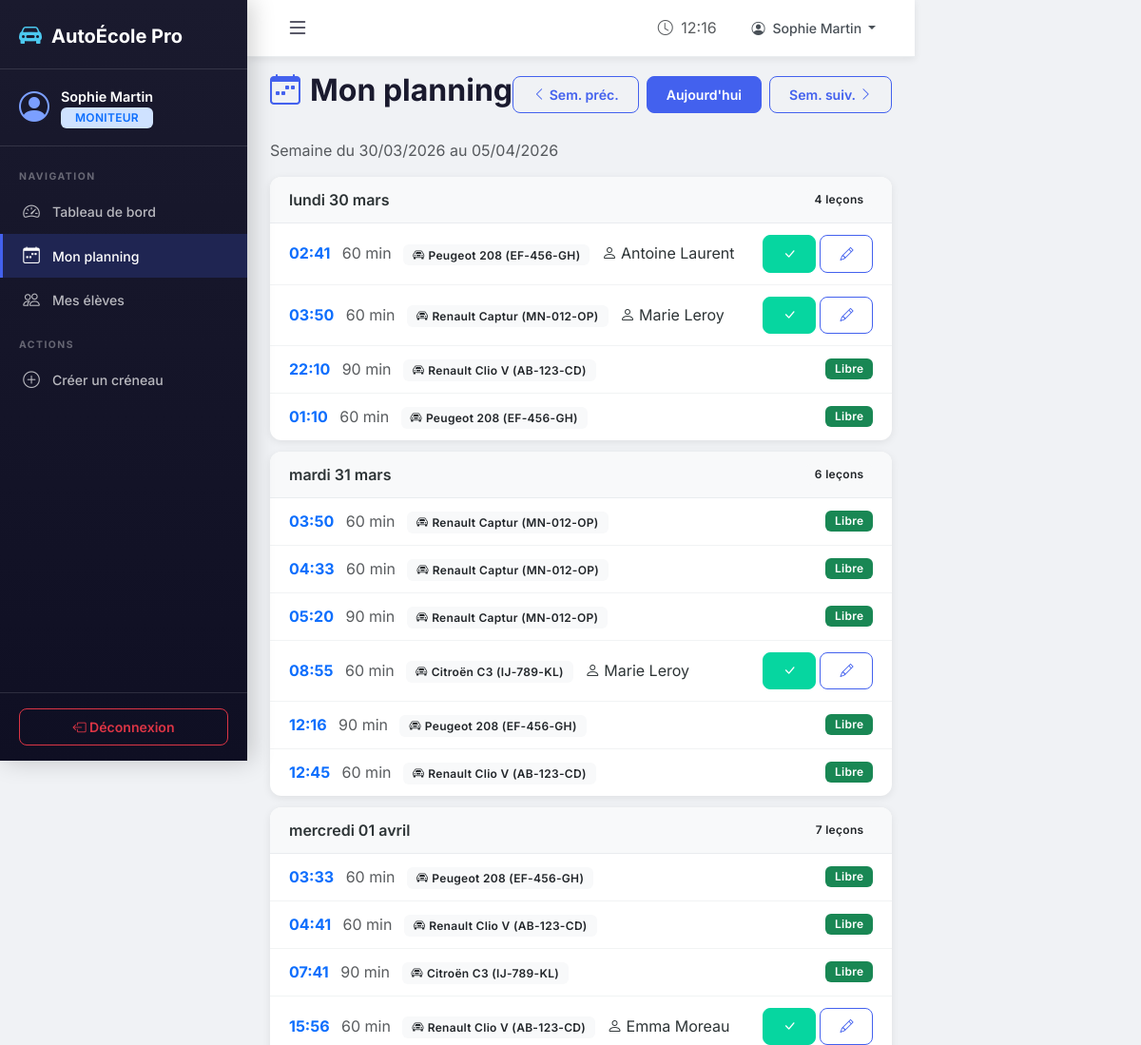
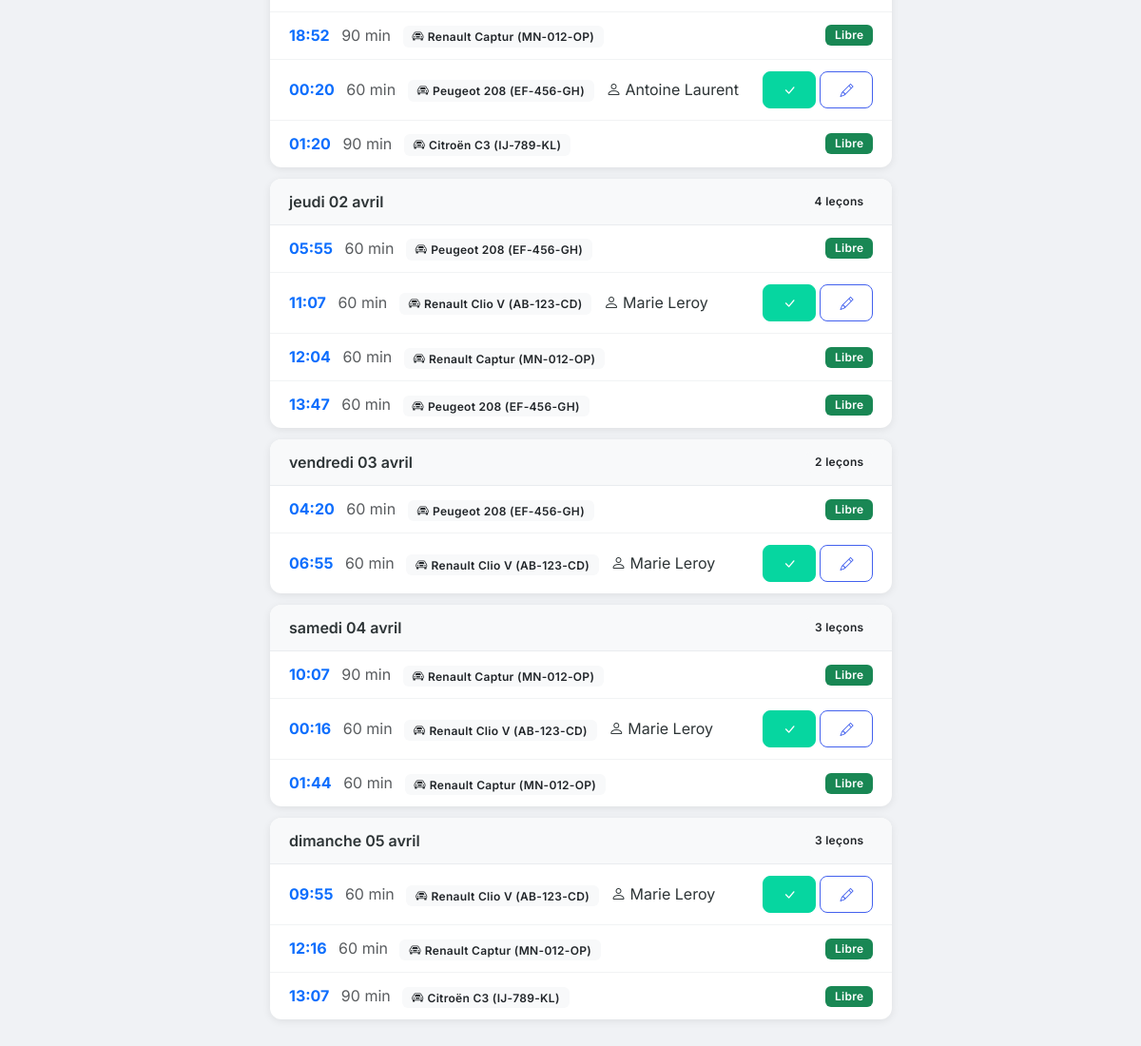
/moniteur/planning/ (signed in), run on the app's committed database (2 pictures, top to bottom).
### ecole/models.py (models this page shows, shortened)
class Lesson(models.Model):
    STATUT_CHOICES = [
        ('disponible', 'Disponible'),
        ('complete', 'Complète'),
        ('effectuee', 'Effectuée'),
        ('annulee', 'Annulée'),
    ]
    moniteur = models.ForeignKey(User, on_delete=models.CASCADE, related_name='lessons_moniteur',
                                  limit_choices_to={'profile__role': 'moniteur'})
    vehicule = models.ForeignKey(Vehicle, on_delete=models.SET_NULL, null=True, blank=True)
    date_heure = models.DateTimeField(verbose_name="Date et heure")
    duree = models.IntegerField(default=60, verbose_name="Durée (minutes)",
                                 help_text="Durée de la leçon en minutes")
    statut = models.CharField(max_length=15, choices=STATUT_CHOICES, default='disponible')
    notes = models.TextField(blank=True, null=True, verbose_name="Notes d'évaluation")
    created_at = models.DateTimeField(auto_now_add=True)
    class Meta:
        verbose_name = "Leçon"
        verbose_name_plural = "Leçons"
        ordering = ['date_heure']

class Vehicle(models.Model):
    immatriculation = models.CharField(max_length=20, unique=True)
    marque = models.CharField(max_length=50)
    modele = models.CharField(max_length=50, verbose_name="Modèle")
    annee = models.IntegerField(verbose_name="Année")
    actif = models.BooleanField(default=True)
    class Meta:
        verbose_name = "Véhicule"
        verbose_name_plural = "Véhicules"
        ordering = ['marque', 'modele']
    def __str__(self):
        return f"{self.marque} {self.modele} ({self.immatriculation})"

class Booking(models.Model):
    STATUT_CHOICES = [
        ('confirmee', 'Confirmée'),
        ('en_attente', 'En attente'),
        ('annulee', 'Annulée'),
    ]
    eleve = models.ForeignKey(User, on_delete=models.CASCADE, related_name='bookings',
                               limit_choices_to={'profile__role': 'eleve'})
    lecon = models.ForeignKey(Lesson, on_delete=models.CASCADE, related_name='bookings')
    date_reservation = models.DateTimeField(auto_now_add=True)
    statut = models.CharField(max_length=15, choices=STATUT_CHOICES, default='confirmee')
    class Meta:
        verbose_name = "Réservation"
        verbose_name_plural = "Réservations"
        ordering = ['-date_reservation']
        unique_together = ['eleve', 'lecon']

### ecole/views.py (the view)
# urls.py: path('moniteur/planning/', views.moniteur_planning, name='moniteur_planning'),
@login_required
@moniteur_required
def moniteur_planning(request):
    today = timezone.now().date()
    week_offset = int(request.GET.get('week', 0))
    week_start = today - timedelta(days=today.weekday()) + timedelta(weeks=week_offset)
    week_end = week_start + timedelta(days=6)
    lecons = Lesson.objects.filter(
        moniteur=request.user,
        date_heure__date__gte=week_start,
        date_heure__date__lte=week_end
    ).select_related('vehicule').prefetch_related('bookings__eleve')
    jours = []
    for i in range(7):
        jour = week_start + timedelta(days=i)
        lecons_jour = [l for l in lecons if l.date_heure.date() == jour]
        jours.append({'date': jour, 'lecons': lecons_jour})
    return render(request, 'moniteur/planning.html', {
        'jours': jours,
        'week_start': week_start,
        'week_end': week_end,
        'week_offset': week_offset,
    })

### ecole/templates/moniteur/planning.html (shortened to what this page needs)
{% extends 'base.html' %}
{% block content %}
<div class="page-header d-flex justify-content-between align-items-center flex-wrap">
    <h2><i class="bi bi-calendar-week"></i> Mon planning</h2>
    <div class="d-flex gap-2">
        <a href="?week={{ week_offset|add:'-1' }}" class="btn btn-outline-primary"><i class="bi bi-chevron-left"></i> Sem. préc.</a>
        <a href="?week=0" class="btn btn-primary">Aujourd'hui</a>
        <a href="?week={{ week_offset|add:'1' }}" class="btn btn-outline-primary">Sem. suiv. <i class="bi bi-chevron-right"></i></a>
    </div>
</div>
<p class="text-muted mb-3">Semaine du {{ week_start|date:"d/m/Y" }} au {{ week_end|date:"d/m/Y" }}</p>
{% for jour in jours %}
<div class="planning-day">
    <div class="planning-day-header {% if jour.date == today %}today{% endif %}">
        <span>{{ jour.date|date:"l d F" }}</span>
        <span class="badge bg-light text-dark">{{ jour.lecons|length }} leçon{{ jour.lecons|length|pluralize:"s" }}</span>
    </div>
    {% if jour.lecons %}
        {% for l in jour.lecons %}
        <div class="planning-lesson">
            <div>
                <span class="fw-bold text-primary me-2">{{ l.date_heure|date:"H:i" }}</span>
                <span class="text-muted">{{ l.duree }} min</span>
                {% if l.vehicule %}<span class="ms-2 badge bg-light text-dark"><i class="bi bi-car-front me-1"></i>{{ l.vehicule }}</span>{% endif %}
                {% for b in l.bookings.all %}
                    {% if b.statut == 'confirmee' %}
                    <span class="ms-2"><i class="bi bi-person me-1"></i>{{ b.eleve.get_full_name }}</span>
                    {% endif %}
                {% endfor %}
            </div>
            <div class="d-flex gap-1">
                {% if l.statut == 'disponible' %}
                <span class="badge bg-success">Libre</span>
                {% elif l.statut == 'complete' %}
                <a href="{% url 'moniteur_marquer_effectuee' l.id %}" class="btn btn-sm btn-success" title="Marquer effectuée"><i class="bi bi-check-lg"></i></a>
                <a href="{% url 'moniteur_notes' l.id %}" class="btn btn-sm btn-outline-primary" title="Notes"><i class="bi bi-pencil"></i></a>
                {% elif l.statut == 'effectuee' %}
                <span class="badge bg-primary">Effectuée</span>
                {% else %}
                <span class="badge bg-danger">Annulée</span>
                {% endif %}
            </div>
        </div>
        {% endfor %}
    {% else %}
    <div class="planning-lesson text-muted text-center"><em>Aucune leçon</em></div>
    {% endif %}
</div>
{% endfor %}
{% endblock %}

### ecole/templates/base.html (shortened to what this page needs)
{% load static %}
<!DOCTYPE html>
<html lang="fr" data-bs-theme="light">
<head>
    <link href="https://cdn.jsdelivr.net/npm/bootstrap@5.3.2/dist/css/bootstrap.min.css" rel="stylesheet">
    <link href="https://cdn.jsdelivr.net/npm/bootstrap-icons@1.11.2/font/bootstrap-icons.css" rel="stylesheet">
    <link href="{% static 'css/style.css' %}" rel="stylesheet">
</head>
<body>
    {% if user.is_authenticated and request.resolver_match.url_name != 'index' %}
    <div class="d-flex" id="wrapper">
        <nav class="sidebar" id="sidebar">
            <div class="sidebar-header">
                <a href="{% url 'index' %}" class="sidebar-brand">
                    <i class="bi bi-car-front-fill"></i>
                    <span>AutoÉcole Pro</span>
                </a>
            </div>
            <div class="sidebar-user">
                <div class="user-avatar">
                    <i class="bi bi-person-circle"></i>
                </div>
                <div class="user-info">
                    <span class="user-name">{{ user.get_full_name|default:user.username }}</span>
                    <span class="user-role badge bg-primary-subtle text-primary">
                        {% if user.profile.role == 'eleve' %}Élève
                        {% elif user.profile.role == 'moniteur' %}Moniteur
                        {% else %}Admin{% endif %}
                    </span>
                </div>
            </div>
            <ul class="sidebar-nav">
                {% if user.profile.role == 'eleve' %}
                <li class="nav-section">NAVIGATION</li>
                <li><a href="{% url 'eleve_dashboard' %}" class="{% if request.resolver_match.url_name == 'eleve_dashboard' %}active{% endif %}"><i class="bi bi-speedometer2"></i> Tableau de bord</a></li>
                <li><a href="{% url 'eleve_lecons' %}" class="{% if request.resolver_match.url_name == 'eleve_lecons' %}active{% endif %}"><i class="bi bi-calendar-plus"></i> Leçons disponibles</a></li>
                <li><a href="{% url 'eleve_reservations' %}" class="{% if request.resolver_match.url_name == 'eleve_reservations' %}active{% endif %}"><i class="bi bi-bookmark-check"></i> Mes réservations</a></li>
                <li><a href="{% url 'eleve_historique' %}" class="{% if request.resolver_match.url_name == 'eleve_historique' %}active{% endif %}"><i class="bi bi-clock-history"></i> Historique</a></li>
                <li><a href="{% url 'eleve_paiements' %}" class="{% if request.resolver_match.url_name == 'eleve_paiements' %}active{% endif %}"><i class="bi bi-credit-card"></i> Paiements</a></li>
                <li class="nav-section">PRÉPARATION</li>
                <li><a href="{% url 'eleve_documents' %}" class="{% if 'documents' in request.resolver_match.url_name %}active{% endif %}"><i class="bi bi-file-earmark-person"></i> Mes documents</a></li>
                <li><a href="{% url 'eleve_cours' %}" class="{% if 'cours' in request.resolver_match.url_name %}active{% endif %}"><i class="bi bi-book"></i> Cours de code</a></li>
                <li><a href="{% url 'eleve_quiz' %}" class="{% if request.resolver_match.url_name == 'eleve_quiz' %}active{% endif %}"><i class="bi bi-question-circle"></i> Quiz Code</a></li>
                <li class="nav-section">COMPTE</li>
                <li><a href="{% url 'eleve_profil' %}" class="{% if request.resolver_match.url_name == 'eleve_profil' %}active{% endif %}"><i class="bi bi-person"></i> Mon profil</a></li>
                {% elif user.profile.role == 'moniteur' %}
                <li class="nav-section">NAVIGATION</li>
                <li><a href="{% url 'moniteur_dashboard' %}" class="{% if request.resolver_match.url_name == 'moniteur_dashboard' %}active{% endif %}"><i class="bi bi-speedometer2"></i> Tableau de bord</a></li>
                <li><a href="{% url 'moniteur_planning' %}" class="{% if request.resolver_match.url_name == 'moniteur_planning' %}active{% endif %}"><i class="bi bi-calendar-week"></i> Mon planning</a></li>
                <li><a href="{% url 'moniteur_eleves' %}" class="{% if request.resolver_match.url_name == 'moniteur_eleves' %}active{% endif %}"><i class="bi bi-people"></i> Mes élèves</a></li>
                <li class="nav-section">ACTIONS</li>
                <li><a href="{% url 'moniteur_creer_lecon' %}" class="{% if request.resolver_match.url_name == 'moniteur_creer_lecon' %}active{% endif %}"><i class="bi bi-plus-circle"></i> Créer un créneau</a></li>
                {% endif %}
            </ul>
            <div class="sidebar-footer">
                <a href="{% url 'deconnexion' %}" class="btn btn-outline-danger btn-sm w-100">
                    <i class="bi bi-box-arrow-left"></i> Déconnexion
                </a>
            </div>
        </nav>
        <div class="main-content" id="main-content">
            <nav class="topbar">
                <button class="btn btn-link sidebar-toggle" id="sidebarToggle">
                    <i class="bi bi-list fs-4"></i>
                </button>
                <div class="topbar-right">
                    <span class="text-muted me-3">
                        <i class="bi bi-clock me-1"></i>
                        <span id="current-time"></span>
                    </span>
                    <div class="dropdown">
                        <button class="btn btn-link dropdown-toggle" data-bs-toggle="dropdown">
                            <i class="bi bi-person-circle me-1"></i>
                            {{ user.get_full_name|default:user.username }}
                        </button>
                    </div>
                </div>
            </nav>
            <div class="container-fluid px-4 py-3">
                {% block content %}{% endblock %}
            </div>
        </div>
    </div>
    {% endif %}
</body>
</html>

### static/css/style.css (style rules this page uses)
:root { --primary: #4361ee; --primary-dark: #3a0ca3; --primary-light: #7b9fff; --secondary: #f72585; --accent: #4cc9f0; --success: #06d6a0; --warning: #ffd166; --danger: #ef476f; --dark: #1a1a2e; --darker: #0f0f23; --sidebar-width: 260px; --topbar-height: 60px; --glass-bg: rgba(255, 255, 255, 0.08); --glass-border: rgba(255, 255, 255, 0.12); --shadow-sm: 0 2px 8px rgba(0, 0, 0, 0.08); --shadow-md: 0 4px 20px rgba(0, 0, 0, 0.12); --shadow-lg: 0 8px 40px rgba(0, 0, 0, 0.16); --radius: 12px; --radius-sm: 8px; --transition: all 0.3s cubic-bezier(0.4, 0, 0.2, 1); }
* { box-sizing: border-box; }
body { font-family: 'Inter', -apple-system, sans-serif; background: #f0f2f5; color: #2d3436; min-height: 100vh; overflow-x: hidden; }
.sidebar { width: var(--sidebar-width); min-height: 100vh; background: linear-gradient(180deg, var(--dark) 0%, var(--darker) 100%); position: fixed; top: 0; left: 0; z-index: 1000; transition: var(--transition); display: flex; flex-direction: column; box-shadow: 4px 0 24px rgba(0, 0, 0, 0.2); }
.sidebar-header { padding: 20px 20px 16px; border-bottom: 1px solid var(--glass-border); }
.sidebar-brand { color: white; text-decoration: none; font-size: 1.25rem; font-weight: 700; display: flex; align-items: center; gap: 10px; }
.sidebar-brand i { font-size: 1.5rem; color: var(--accent); }
.sidebar-user { padding: 16px 20px; display: flex; align-items: center; gap: 12px; border-bottom: 1px solid var(--glass-border); }
.user-avatar i { font-size: 2rem; color: var(--primary-light); }
.user-info { display: flex; flex-direction: column; }
.user-name { color: white; font-weight: 600; font-size: 0.9rem; }
.user-role { font-size: 0.7rem; text-transform: uppercase; letter-spacing: 0.5px; }
.sidebar-nav { list-style: none; padding: 8px 0; margin: 0; flex-grow: 1; overflow-y: auto; }
.sidebar-nav .nav-section { color: rgba(255, 255, 255, 0.35); font-size: 0.65rem; font-weight: 700; letter-spacing: 1.5px; text-transform: uppercase; padding: 16px 20px 6px; }
.sidebar-nav a { display: flex; align-items: center; gap: 12px; padding: 10px 20px; color: rgba(255, 255, 255, 0.7); text-decoration: none; font-size: 0.88rem; font-weight: 500; transition: var(--transition); border-left: 3px solid transparent; }
.sidebar-nav a.active { color: white; background: rgba(67, 97, 238, 0.2); border-left-color: var(--primary); }
.sidebar-nav a i { font-size: 1.1rem; width: 20px; text-align: center; }
.sidebar-footer { padding: 16px 20px; border-top: 1px solid var(--glass-border); }
.main-content { margin-left: var(--sidebar-width); min-height: 100vh; transition: var(--transition); background: #f0f2f5; }
.topbar { height: var(--topbar-height); background: white; border-bottom: 1px solid #e9ecef; display: flex; align-items: center; justify-content: space-between; padding: 0 20px; position: sticky; top: 0; z-index: 999; box-shadow: var(--shadow-sm); }
.sidebar-toggle { color: var(--dark); text-decoration: none; }
.topbar-right { display: flex; align-items: center; }
.topbar-right .btn-link { color: #495057; text-decoration: none; font-weight: 500; }
.badge { font-weight: 600; letter-spacing: 0.3px; padding: 5px 10px; border-radius: 6px; font-size: 0.75rem; }
.btn { border-radius: var(--radius-sm); font-weight: 600; font-size: 0.88rem; padding: 8px 20px; transition: var(--transition); }
.btn-primary { background: var(--primary); border-color: var(--primary); }
.btn-success { background: var(--success); border-color: var(--success); }
.btn-outline-primary { color: var(--primary); border-color: var(--primary); }
.page-header { margin-bottom: 24px; }
.page-header h2 { font-weight: 700; color: var(--dark); display: flex; align-items: center; gap: 10px; }
.page-header h2 i { color: var(--primary); }
.planning-day { background: white; border-radius: var(--radius); margin-bottom: 12px; box-shadow: var(--shadow-sm); overflow: hidden; }
.planning-day-header { background: #f8f9fa; padding: 12px 20px; font-weight: 600; border-bottom: 1px solid #e9ecef; display: flex; justify-content: space-between; align-items: center; }
.planning-lesson { padding: 12px 20px; border-bottom: 1px solid #f1f3f4; display: flex; justify-content: space-between; align-items: center; transition: background 0.2s; }
.planning-lesson:last-child { border-bottom: none; }

### data on the page
Lesson: date_heure "02:41", duree "60", vehicule "Peugeot 208 (EF-456-GH)", statut "complete" (drawn)
Booking: eleve.get_full_name "Antoine Laurent"
Lesson: date_heure "03:50", duree "60", vehicule "Renault Captur (MN-012-OP)", statut "complete" (drawn)
Booking: eleve.get_full_name "Marie Leroy"
Lesson: date_heure "22:10", duree "90", vehicule "Renault Clio V (AB-123-CD)", statut "Libre"
Lesson: date_heure "01:10", duree "60", vehicule "Peugeot 208 (EF-456-GH)", statut "Libre"
Lesson: date_heure "03:50", duree "60", vehicule "Renault Captur (MN-012-OP)", statut "Libre"
Lesson: date_heure "04:33", duree "60", vehicule "Renault Captur (MN-012-OP)", statut "Libre"
Lesson: date_heure "05:20", duree "90", vehicule "Renault Captur (MN-012-OP)", statut "Libre"
Lesson: date_heure "08:55", duree "60", vehicule "Citroën C3 (IJ-789-KL)", statut "complete" (drawn)
Booking: eleve.get_full_name "Marie Leroy"
Lesson: date_heure "12:16", duree "90", vehicule "Peugeot 208 (EF-456-GH)", statut "Libre"
Lesson: date_heure "12:45", duree "60", vehicule "Renault Clio V (AB-123-CD)", statut "Libre"
Lesson: date_heure "03:33", duree "60", vehicule "Peugeot 208 (EF-456-GH)", statut "Libre"
Lesson: date_heure "04:41", duree "60", vehicule "Renault Clio V (AB-123-CD)", statut "Libre"
Lesson: date_heure "07:41", duree "90", vehicule "Citroën C3 (IJ-789-KL)", statut "Libre"
Lesson: date_heure "15:56", duree "60", vehicule "Renault Clio V (AB-123-CD)", statut "complete" (drawn)
Booking: eleve.get_full_name "Emma Moreau"
Lesson: date_heure "18:52", duree "90", vehicule "Renault Captur (MN-012-OP)", statut "Libre"
Lesson: date_heure "00:20", duree "60", vehicule "Peugeot 208 (EF-456-GH)", statut "complete" (drawn)
Booking: eleve.get_full_name "Antoine Laurent"
Lesson: date_heure "01:20", duree "90", vehicule "Citroën C3 (IJ-789-KL)", statut "Libre"
Lesson: date_heure "05:55", duree "60", vehicule "Peugeot 208 (EF-456-GH)", statut "Libre"
Lesson: date_heure "11:07", duree "60", vehicule "Renault Clio V (AB-123-CD)", statut "complete" (drawn)
Booking: eleve.get_full_name "Marie Leroy"
Lesson: date_heure "12:04", duree "60", vehicule "Renault Captur (MN-012-OP)", statut "Libre"
Lesson: date_heure "13:47", duree "60", vehicule "Peugeot 208 (EF-456-GH)", statut "Libre"
Lesson: date_heure "04:20", duree "60", vehicule "Peugeot 208 (EF-456-GH)", statut "Libre"
Lesson: date_heure "06:55", duree "60", vehicule "Renault Clio V (AB-123-CD)", statut "complete" (drawn)
Booking: eleve.get_full_name "Marie Leroy"
Lesson: date_heure "10:07", duree "90", vehicule "Renault Captur (MN-012-OP)", statut "Libre"
Lesson: date_heure "00:16", duree "60", vehicule "Renault Clio V (AB-123-CD)", statut "complete" (drawn)
Booking: eleve.get_full_name "Marie Leroy"
Lesson: date_heure "01:44", duree "60", vehicule "Renault Captur (MN-012-OP)", statut "Libre"
Lesson: date_heure "09:55", duree "60", vehicule "Renault Clio V (AB-123-CD)", statut "complete" (drawn)
Booking: eleve.get_full_name "Marie Leroy"
Lesson: date_heure "12:16", duree "60", vehicule "Renault Captur (MN-012-OP)", statut "Libre"
Lesson: date_heure "13:07", duree "90", vehicule "Citroën C3 (IJ-789-KL)", statut "Libre"

### other printed values
{{ user.get_full_name|default:user.username }} "Sophie Martin"
{{ week_start|date:"d/m/Y" }} "30/03/2026"
{{ week_end|date:"d/m/Y" }} "05/04/2026"
{{ jour.date|date:"l d F" }} "lundi 30 mars" "mardi 31 mars" "mercredi 01 avril" "jeudi 02 avril" "vendredi 03 avril" "samedi 04 avril" "dimanche 05 avril"
{{ jour.lecons|length }} "4" "6" "7" "4" "2" "3" "3"
